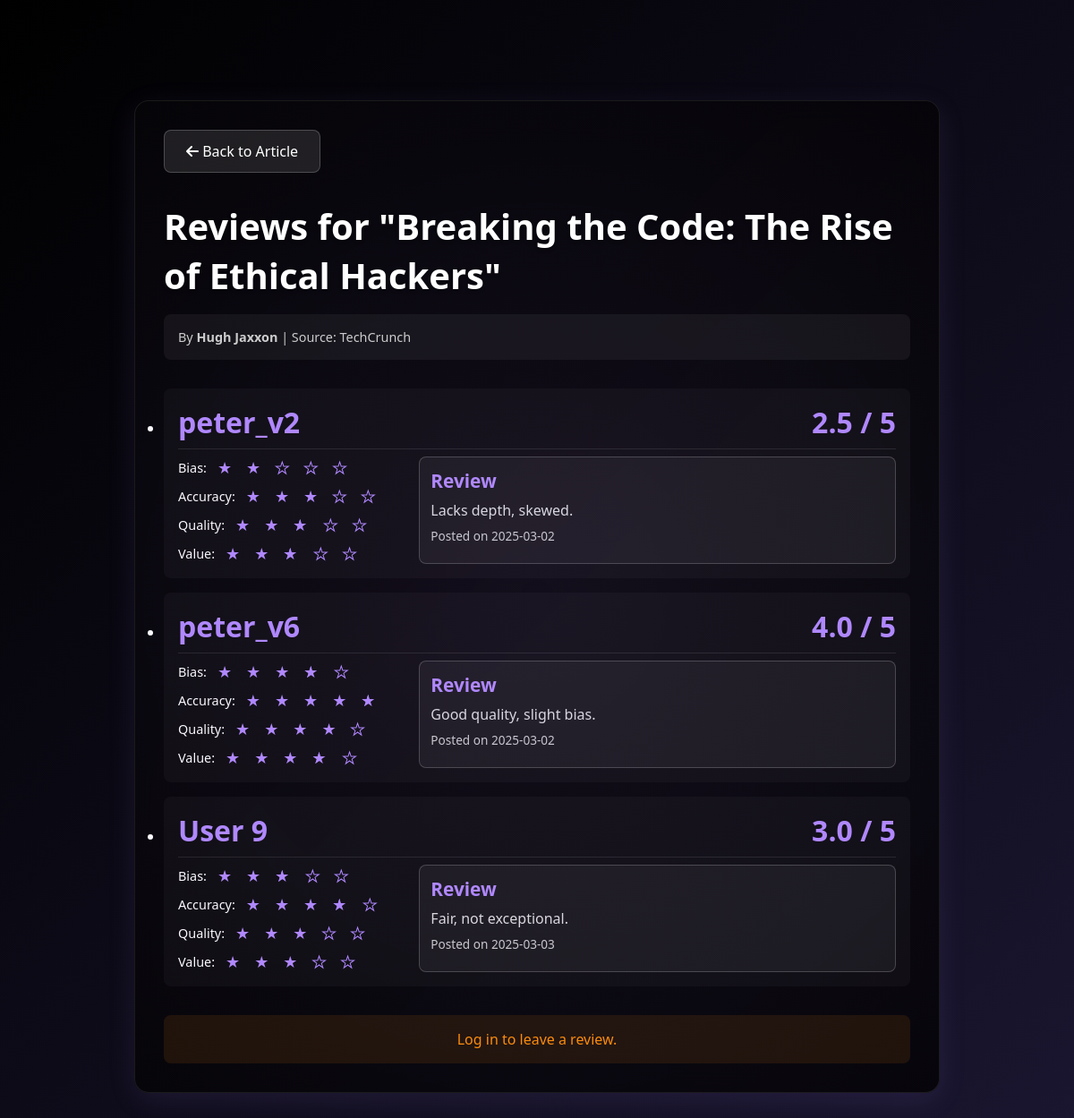
The page /reviews?article_id=7 on the database its author committed.
### tables this page shows
CREATE TABLE articles
                       (id TEXT PRIMARY KEY,
                        title TEXT NOT NULL,
                        source TEXT NOT NULL,
                        author TEXT NOT NULL,
                        length INTEGER NOT NULL,
                        category TEXT NOT NULL,
                        rating INTEGER NOT NULL,
                        summary TEXT NOT NULL,
                        publication_date TEXT NOT NULL,
                        body TEXT);

CREATE TABLE reviews (
                                review_id INTEGER PRIMARY KEY AUTOINCREMENT,
                                article_id TEXT NOT NULL,
                                user_id INTEGER NOT NULL,
                                bias_rating INTEGER NOT NULL,
                                accuracy_rating INTEGER NOT NULL,
                                quality_rating INTEGER NOT NULL,
                                value_rating INTEGER NOT NULL,
                                overall_rating REAL NOT NULL,
                                review TEXT NOT NULL,
                                created_at TIMESTAMP DEFAULT CURRENT_TIMESTAMP,
                                FOREIGN KEY (article_id) REFERENCES articles(id),
                                FOREIGN KEY (user_id) REFERENCES users(id)
                              );

CREATE TABLE users
                       (id INTEGER PRIMARY KEY,
                        username TEXT NOT NULL UNIQUE,
                        email TEXT NOT NULL UNIQUE,
                        password TEXT NOT NULL,
                        verified_code TEXT NOT NULL);

### app.py (the view)
@app.route('/reviews')
def reviews_page():
    db = get_db()
    article_id = request.args.get('article_id')
    if not article_id:
        return "Article ID is required", 400
    article = get_article_by_id(article_id)
    if not article:
        return "Article not found", 404
    user_id = session.get('user_id')
    user = None
    if user_id:
        user = db.execute('SELECT * FROM users WHERE id = ?', (user_id,)).fetchone()
    reviews = db.execute('SELECT * FROM reviews WHERE article_id = ?', (article_id,)).fetchall()
    authors = {}
    for review in reviews:
        author = db.execute('SELECT * FROM users WHERE id = ?', (review['user_id'],)).fetchone()
        if author:
            authors[review['user_id']] = author['username']
        else:
            authors[review['user_id']] = 'User ' + str(review['user_id'])
    return render_template("reviews.html", article=article, user=user, reviews=reviews, authors=authors)

### app.py (called while the page is built)
def get_db():
    conn = sqlite3.connect(DATABASE)
    conn.row_factory = sqlite3.Row
    return conn

def get_article_by_id(article_id):
    db = get_db()
    article = db.execute("SELECT * FROM articles WHERE id = ?", (article_id,)).fetchone()
    return article

### templates/reviews.html (shortened to what this page needs)
<!DOCTYPE html>
<html lang="en">
<head>
    <link href="https://cdnjs.cloudflare.com/ajax/libs/font-awesome/6.0.0/css/all.min.css" rel="stylesheet">
</head>
<body>
    <div class="article-container">
        <a href="{{ url_for('article_page', article_id=article.id) }}" class="back-button"><i class="fas fa-arrow-left"></i> Back to Article</a>
        <div class="article-header">Reviews for "{{ article.title }}"</div>
        <div class="article-meta">By <strong>{{ article.author }}</strong> | Source: {{ article.source }}</div>
        {% if reviews %}
            <ul class="review-list">
                {% for review in reviews %}
                    <li class="review-item">
                        <div class="review-header">
                            {% if authors %}
                                {% if authors[review.user_id] != 'None' %}
                                    <span class="review-username">{{ authors[review.user_id] }}</span>
                                {% else %}
                                    <span class="review-username">User {{ review.user_id }}</span>
                                {% endif %}
                            {% else %}
                                <span class="review-username">Anonymous</span>
                            {% endif %}
                            <span class="overall-rating">{{ "%.1f"|format(review.overall_rating) }} / 5</span>
                        </div>
                        <div class="review-details">
                            <div class="rating-breakdown">
                                <div class="review-rating-row">
                                    <span>Bias:</span>
                                    {% set full_stars = review.bias_rating|int %}
                                    {% set has_half = review.bias_rating - full_stars >= 0.5 %}
                                    {% for i in range(5) %}
                                        {% if i < full_stars %}
                                            <span class="star">★</span>
                                        {% elif i == full_stars and has_half %}
                                            <span class="half-star">★</span>
                                        {% else %}
                                            <span class="empty-star">★</span>
                                        {% endif %}
                                    {% endfor %}
                                </div>
                                <div class="review-rating-row">
                                    <span>Accuracy:</span>
                                    {% set full_stars = review.accuracy_rating|int %}
                                    {% set has_half = review.accuracy_rating - full_stars >= 0.5 %}
                                    {% for i in range(5) %}
                                        {% if i < full_stars %}
                                            <span class="star">★</span>
                                        {% elif i == full_stars and has_half %}
                                            <span class="half-star">★</span>
                                        {% else %}
                                            <span class="empty-star">★</span>
                                        {% endif %}
                                    {% endfor %}
                                </div>
                                <div class="review-rating-row">
                                    <span>Quality:</span>
                                    {% set full_stars = review.quality_rating|int %}
                                    {% set has_half = review.quality_rating - full_stars >= 0.5 %}
                                    {% for i in range(5) %}
                                        {% if i < full_stars %}
                                            <span class="star">★</span>
                                        {% elif i == full_stars and has_half %}
                                            <span class="half-star">★</span>
                                        {% else %}
                                            <span class="empty-star">★</span>
                                        {% endif %}
                                    {% endfor %}
                                </div>
                                <div class="review-rating-row">
                                    <span>Value:</span>
                                    {% set full_stars = review.value_rating|int %}
                                    {% set has_half = review.value_rating - full_stars >= 0.5 %}
                                    {% for i in range(5) %}
                                        {% if i < full_stars %}
                                            <span class="star">★</span>
                                        {% elif i == full_stars and has_half %}
                                            <span class="half-star">★</span>
                                        {% else %}
                                            <span class="empty-star">★</span>
                                        {% endif %}
                                    {% endfor %}
                                </div>
                            </div>
                            <div class="review-text-container">
                                <div class="review-text-label">Review</div>
                                <div class="review-text">{{ review.review }}</div>
                                <div class="review-date">Posted on {{ review.created_at }}</div>
                            </div>
                        </div>
                    </li>
                {% endfor %}
            </ul>
        {% else %}
            <p class="no-reviews">No reviews yet. Be the first to review!</p>
        {% endif %}
        {% if user %}
            <section class="review-form">
                <h2>Leave a Review</h2>
                <form action="{{ url_for('submit_review') }}" method="POST">
                    <input type="hidden" name="article_id" value="{{ article['id'] }}">
                    <div class="form-container">
                        <div class="ratings-container">
                            <label for="bias">Bias Rating:</label>
                            <div class="star-rating" data-name="bias">
                                <span>★</span><span>★</span><span>★</span><span>★</span><span>★</span>
                                <input type="hidden" name="bias" value="0">
                            </div>
                            <label for="accuracy">Accuracy Rating:</label>
                            <div class="star-rating" data-name="accuracy">
                                <span>★</span><span>★</span><span>★</span><span>★</span><span>★</span>
                                <input type="hidden" name="accuracy" value="0">
                            </div>
                            <label for="quality">Quality Rating:</label>
                            <div class="star-rating" data-name="quality">
                                <span>★</span><span>★</span><span>★</span><span>★</span><span>★</span>
                                <input type="hidden" name="quality" value="0">
                            </div>
                            <label for="value">Value Rating:</label>
                            <div class="star-rating" data-name="value">
                                <span>★</span><span>★</span><span>★</span><span>★</span><span>★</span>
                                <input type="hidden" name="value" value="0">
                            </div>
                        </div>
                        <div class="text-container">
                            <label for="text">Review Comment:</label>
                            <textarea id="text" name="text" required></textarea>
                        </div>
                    </div>
                    <button type="submit" class="submit-btn">Submit Review</button>
                </form>
            </section>
        {% else %}
            <p class="login-prompt">Log in to leave a review.</p>
        {% endif %}
    </div>
</body>
</html>

### templates/reviews.html (style rules this page uses)
* { margin: 0; padding: 0; box-sizing: border-box; }
body { font-family: 'Segoe UI', Tahoma, Geneva, Verdana, sans-serif; background: linear-gradient(135deg, #000 0%, #1a1630 100%); color: #fff; min-height: 100vh; padding: 2rem; overflow-x: hidden; }
.article-container { max-width: 900px; margin: 5rem auto 2rem; background: rgba(0, 0, 0, 0.9); backdrop-filter: blur(12px); padding: 2rem; border-radius: 16px; border: 1px solid rgba(255, 255, 255, 0.1); box-shadow: 0 8px 32px rgba(176, 136, 255, 0.1); position: relative; overflow: hidden; }
.article-container::before { content: ''; position: absolute; top: -50%; left: -50%; width: 200%; height: 200%; background: radial-gradient(circle, rgba(176, 136, 255, 0.1) 0%, transparent 70%); animation: glow 15s infinite alternate; pointer-events: none; }
.article-header { font-size: 2.5rem; font-weight: 700; margin-bottom: 1rem; text-shadow: 0 2px 4px rgba(0, 0, 0, 0.2); position: relative; z-index: 1; }
.article-meta { color: #ccc; font-size: 0.9rem; margin-bottom: 2rem; padding: 1rem; background: rgba(255, 255, 255, 0.05); border-radius: 8px; position: relative; z-index: 1; }
.article-meta strong { font-weight: 700; }
.star { color: #B088FF; margin: 0 4px; font-size: 18px; }
.half-star { color: #B088FF; margin: 0 4px; font-size: 18px; position: relative; display: inline-block; width: 18px; overflow: hidden; }
.half-star::before { content: '★'; position: absolute; color: #B088FF; width: 50%; overflow: hidden; }
.empty-star { color: transparent; -webkit-text-stroke: 1px #B088FF; margin: 0 4px; font-size: 18px; }
.review-list { display: flex; flex-direction: column; gap: 1rem; }
.review-item { background: rgba(255, 255, 255, 0.03); padding: 1rem; border-radius: 8px; cursor: pointer; transition: all 0.3s; }
.review-header { display: flex; justify-content: space-between; align-items: center; }
.review-username { color: #B088FF; font-size: 2rem; font-weight: 700; }
.overall-rating { font-size: 2rem; font-weight: 700; color: #B088FF; }
.review-details { display: none; margin-top: 0.5rem; padding-top: 0.5rem; border-top: 1px solid rgba(255, 255, 255, 0.1); display: flex; gap: 1rem; }
.rating-breakdown { display: flex; flex-direction: column; gap: 0.5rem; flex: 1; }
.review-rating-row { display: flex; align-items: center; gap: 0.5rem; font-size: 0.9rem; }
.review-text-container { flex: 2; background: rgba(255, 255, 255, 0.05); padding: 0.75rem; border-radius: 8px; border: 1px solid rgba(255, 255, 255, 0.2); }
.review-text-label { font-weight: 800; margin-bottom: 0.5rem; font-size: 1.3rem; color: #B088FF; }
.review-text { font-size: 1rem; color: #ddd; }
.review-date { color: #ccc; font-size: 0.85rem; margin-top: 0.5rem; margin-bottom: 0.1rem; }
.back-button { display: inline-block; background: rgba(255, 255, 255, 0.1); color: #fff; padding: 0.75rem 1.5rem; border-radius: 8px; text-decoration: none; font-weight: 500; transition: all 0.3s; margin-bottom: 2rem; position: relative; z-index: 1; border: 1px solid rgba(255, 255, 255, 0.2); }
.login-prompt { text-align: center; font-size: 1rem; color: #ff8c00; padding: 1rem; background: rgba(255, 140, 0, 0.1); border-radius: 8px; margin-top: 2rem; }

### rows shown on the page
articles: title "Breaking the Code: The Rise of Ethical Hackers", author "Hugh Jaxxon", source "TechCrunch"
reviews: user.username "peter_v2", overall_rating "2.5", review "Lacks depth, skewed.", created_at "2025-03-02"
reviews: user.username "peter_v6", overall_rating "4.0", review "Good quality, slight bias.", created_at "2025-03-02"
reviews: user "User 9", overall_rating "3.0", review "Fair, not exceptional.", created_at "2025-03-03"
